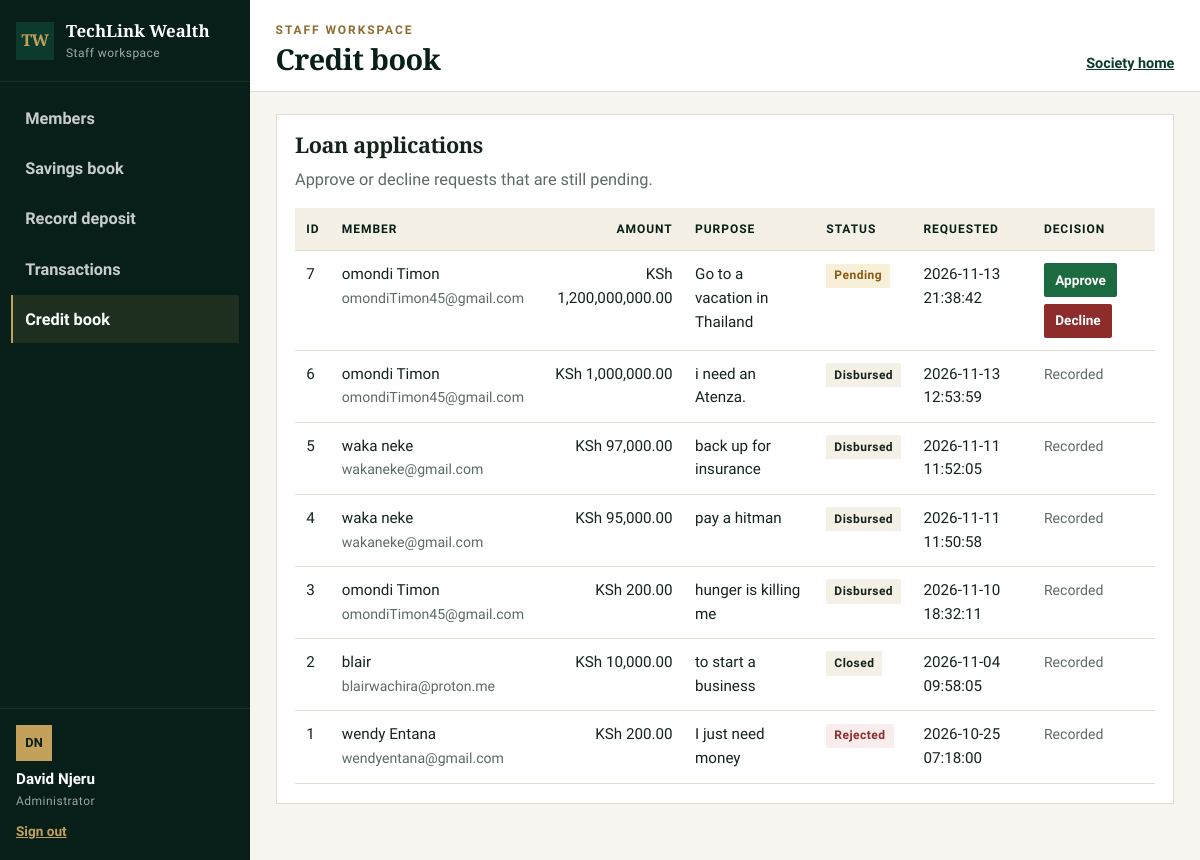
The app's page /admin_loans.php (signed in) with its own data.
### tables this page shows
CREATE TABLE `loans` (
  `id` bigint(20) UNSIGNED NOT NULL,
  `member_id` int(10) UNSIGNED NOT NULL,
  `amount_requested` decimal(15,2) NOT NULL,
  `purpose` text NOT NULL,
  `loan_status` enum('pending','approved','rejected','disbursed','closed') NOT NULL DEFAULT 'pending',
  `requested_at` timestamp NOT NULL DEFAULT current_timestamp()
);

CREATE TABLE `members` (
  `id` int(10) UNSIGNED NOT NULL,
  `full_name` varchar(150) NOT NULL,
  `email` varchar(190) NOT NULL,
  `account_number` varchar(12) DEFAULT NULL,
  `phone` varchar(20) NOT NULL,
  `password_hash` varchar(255) NOT NULL,
  `membership_status` varchar(20) NOT NULL DEFAULT 'pending',
  `created_at` timestamp NOT NULL DEFAULT current_timestamp(),
  `role` enum('member','admin') NOT NULL DEFAULT 'member'
);

### admin_loans.php (the view, shortened to what this page needs)
<?php
require_once "includes/app.php";
try {
    $stmt = $pdo->query(
        "SELECT
            loans.id,
            members.full_name,
            members.email,
            loans.amount_requested,
            loans.purpose,
            loans.loan_status,
            loans.requested_at
         FROM loans
         INNER JOIN members ON members.id = loans.member_id
         ORDER BY loans.requested_at DESC"
    );
    $loans = $stmt->fetchAll();
} catch (PDOException $e) {
    error_log("Unable to load loan applications: " . $e->getMessage());
    http_response_code(500);
    exit("Unable to load loan applications.");
}
?>
<section class="panel">
    <h2>Loan applications</h2>
    <p class="quiet">Approve or decline requests that are still pending.</p>
    <?php if (!$loans): ?>
        <p class="empty">No loan applications have been submitted yet.</p>
    <?php else: ?>
        <div class="table-wrap">
            <table class="data">
                <thead>
                    <tr>
                        <th>ID</th>
                        <th>Member</th>
                        <th class="num">Amount</th>
                        <th>Purpose</th>
                        <th>Status</th>
                        <th>Requested</th>
                        <th>Decision</th>
                    </tr>
                </thead>
                <tbody>
                    <?php foreach ($loans as $loan): ?>
                        <?php $status = strtolower((string) $loan["loan_status"]); ?>
                        <tr>
                            <td><?= (int) $loan["id"] ?></td>
                            <td>
                                <?= e($loan["full_name"]) ?><br>
                                <span class="note"><?= e($loan["email"]) ?></span>
                            </td>
                            <td class="num"><?= e(money($loan["amount_requested"])) ?></td>
                            <td><?= e($loan["purpose"]) ?></td>
                            <td><span class="pill <?= e($status) ?>"><?= e($status) ?></span></td>
                            <td><?= e($loan["requested_at"]) ?></td>
                            <td>
                                <?php if ($status === "pending"): ?>
                                    <form method="POST" action="admin_loans.php">
                                        <div class="inline-actions">
                                            <button class="btn btn-ok" name="decision" value="approved" type="submit">Approve</button>
                                            <button class="btn btn-danger" name="decision" value="rejected" type="submit">Decline</button>
                                        </div>
                                    </form>
                                <?php else: ?>
                                    <span class="note">Recorded</span>
                                <?php endif; ?>
                            </td>
                        </tr>
                    <?php endforeach; ?>
                </tbody>
            </table>
        </div>
    <?php endif; ?>
</section>

### css/base.css (style rules this page uses)
:root { --green: #0c3b2e; --green-2: #145844; --green-deep: #071f18; --gold: #c4a15a; --gold-deep: #8d6d2f; --cream: #f4f0e6; --paper: #f7f5f0; --white: #ffffff; --ink: #14241c; --muted: #5c6b63; --line: #e3dccf; --danger: #8e2b2b; --ok: #1c6b40; --warn: #8a5a12; --serif: "Source Serif 4", Georgia, "Times New Roman", serif; --sans: "Source Sans 3", "Segoe UI", sans-serif; --shadow: 0 16px 40px rgba(7, 31, 24, 0.08); }
*, *::before, *::after { box-sizing: border-box; }
html { scroll-behavior: smooth; }
body { margin: 0; color: var(--ink); background: var(--paper); font-family: var(--sans); font-size: 1.02rem; line-height: 1.55; }
h1, h2, h3, h4 { font-family: var(--serif); font-weight: 650; letter-spacing: -0.02em; line-height: 1.15; margin: 0; }
p { margin: 0; }
button, input, textarea, select { font: inherit; }

### css/components.css (style rules this page uses)
.btn { display: inline-flex; align-items: center; justify-content: center; min-height: 46px; padding: 0.65rem 1.15rem; border: 1px solid transparent; border-radius: 2px; text-decoration: none; font-weight: 700; cursor: pointer; }
.btn-danger { background: var(--danger); color: #fff; }
.btn-ok { background: var(--ok); color: #fff; }
.quiet { margin: 0.55rem 0 1.4rem; color: var(--muted); }
.table-wrap { overflow-x: auto; }
table.data { width: 100%; border-collapse: collapse; min-width: 640px; font-size: 0.95rem; }
table.data th, table.data td { padding: 0.75rem 0.7rem; text-align: left; vertical-align: top; border-bottom: 1px solid var(--line); }
table.data th { background: var(--cream); color: var(--green-deep); font-size: 0.75rem; font-weight: 700; letter-spacing: 0.08em; text-transform: uppercase; }
table.data td.num, table.data th.num { text-align: right; font-variant-numeric: tabular-nums; }
.pill { display: inline-block; padding: 0.18rem 0.5rem; background: var(--cream); color: var(--ink); font-size: 0.75rem; font-weight: 700; letter-spacing: 0.04em; text-transform: capitalize; }
.pill.pending { background: #f8efd8; color: var(--warn); }
.pill.rejected, .pill.failed { background: #f8ecec; color: var(--danger); }
.note { color: var(--muted); font-size: 0.88rem; }

### css/workspace.css (style rules this page uses)
.app-body { background: var(--paper); }
.panel { background: #fff; border: 1px solid var(--line); padding: 1.1rem 1.15rem 1.2rem; margin-bottom: 1rem; }
.panel h2 { font-size: 1.35rem; margin-bottom: 0.35rem; }
.panel .quiet { margin-bottom: 1rem; }
.inline-actions { display: flex; flex-wrap: wrap; gap: 0.4rem; }
.inline-actions button { min-height: 34px; padding: 0.3rem 0.65rem; font-size: 0.85rem; }

### records on screen
loans: id "7", member.full_name "omondi Timon", member.email "omondiTimon45@gmail.com", amount_requested "KSh 1,200,000,000.00", purpose "Go to a vacation in Thailand", loan_status "Pending", requested_at "2026-11-13 21:38:42"
loans: id "6", member.full_name "omondi Timon", member.email "omondiTimon45@gmail.com", amount_requested "KSh 1,000,000.00", purpose "i need an Atenza.", loan_status "Disbursed", requested_at "2026-11-13 12:53:59", shows "Recorded"
loans: id "5", member.full_name "waka neke", member.email "wakaneke@gmail.com", amount_requested "KSh 97,000.00", purpose "back up for insurance", loan_status "Disbursed", requested_at "2026-11-11 11:52:05", shows "Recorded"
loans: id "4", member.full_name "waka neke", member.email "wakaneke@gmail.com", amount_requested "KSh 95,000.00", purpose "pay a hitman", loan_status "Disbursed", requested_at "2026-11-11 11:50:58", shows "Recorded"
loans: id "3", member.full_name "omondi Timon", member.email "omondiTimon45@gmail.com", amount_requested "KSh 200.00", purpose "hunger is killing me", loan_status "Disbursed", requested_at "2026-11-10 18:32:11", shows "Recorded"
loans: id "2", member.full_name "blair", member.email "blairwachira@proton.me", amount_requested "KSh 10,000.00", purpose "to start a business", loan_status "Closed", requested_at "2026-11-04 09:58:05", shows "Recorded"
loans: id "1", member.full_name "wendy Entana", member.email "wendyentana@gmail.com", amount_requested "KSh 200.00", purpose "I just need money", loan_status "Rejected", requested_at "2026-10-25 07:18:00", shows "Recorded"

### other values on screen
$workspace "Staff workspace"
$item[0] "Members"
$item[0] "Savings book"
$item[0] "Record deposit"
$item[0] "Transactions"
$item[0] "Credit book"
initials($name) "DN"
$name "David Njeru"
$workspace "STAFF WORKSPACE"
$title "Credit book"
